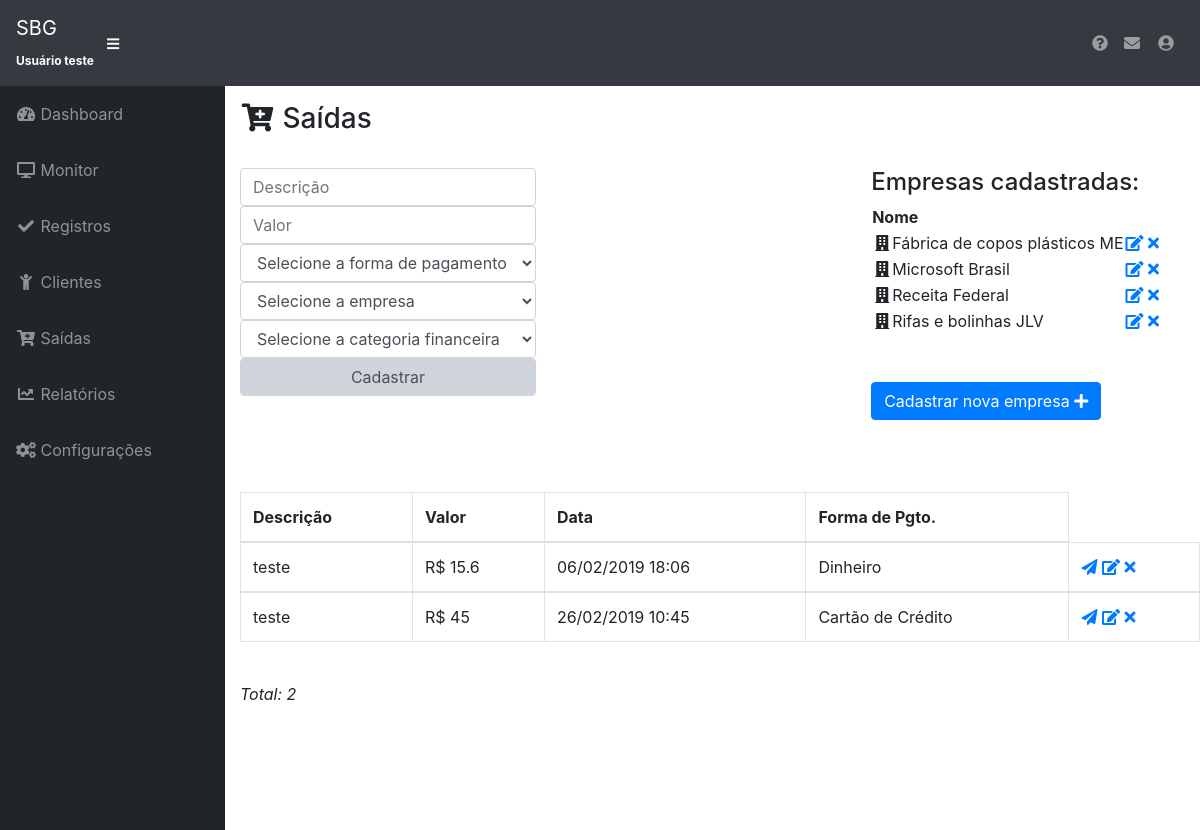
The app's page /view/financas.php (signed in) with its own data.
### tables this page shows
CREATE TABLE `empresas` (
  `id` int(11) NOT NULL,
  `nome` varchar(200) NOT NULL,
  `razao_social` varchar(300) NOT NULL,
  `cnpj` varchar(50) NOT NULL,
  `telefone` varchar(60) NOT NULL,
  `email` varchar(60) NOT NULL,
  `tipo` int(11) NOT NULL,
  `data_cadastro` timestamp NOT NULL DEFAULT CURRENT_TIMESTAMP ON UPDATE CURRENT_TIMESTAMP,
  `empresa_id` int(11) NOT NULL,
  `ativo` int(11) NOT NULL
);

CREATE TABLE `financas` (
  `id` int(11) NOT NULL,
  `descricao` varchar(250) NOT NULL,
  `valor` float NOT NULL,
  `forma_id` int(11) NOT NULL,
  `empresas_id` int(11) NOT NULL,
  `usuario_id` int(11) NOT NULL,
  `data_cadastro` timestamp NOT NULL DEFAULT CURRENT_TIMESTAMP ON UPDATE CURRENT_TIMESTAMP,
  `categoria_id` int(11) NOT NULL
);

CREATE TABLE `formas_pagamento` (
  `id` int(11) NOT NULL,
  `nome` varchar(150) NOT NULL,
  `data_cadastro` timestamp NOT NULL DEFAULT CURRENT_TIMESTAMP ON UPDATE CURRENT_TIMESTAMP,
  `empresa_id` int(11) NOT NULL
);

### model/config.php (called while the page is built, shortened)
<?php
class config
{
	public function lista_empresas($empresa_id, $tipo)
	{
		$conexao = new Conexao();
		$pdo = new PDO('mysql:host='.$conexao->host.':'.$conexao->port.';dbname='.$conexao->dbname.'', ''.$conexao->user.'', ''.$conexao->password.'');
		$data = $pdo->query("SELECT * FROM empresas WHERE ativo=1 AND tipo='".$tipo."' AND empresa_id='".$empresa_id."' ORDER BY nome ASC;")->fetchAll();
		return $data;
	}
	public function verifica_permissao($usuario_id, $codigo)
	{
		$conexao = new Conexao();
		$pdo = new PDO('mysql:host='.$conexao->host.':'.$conexao->port.';dbname='.$conexao->dbname.'', ''.$conexao->user.'', ''.$conexao->password.'');
		$data = $pdo->query("SELECT * FROM usuarios_permissoes WHERE usuario_id='".$usuario_id."' AND codigo='".$codigo."';")->fetchAll();
		foreach ($data as $d){
			$ativo = $d['ativo'];
		}
		return $ativo;
	}
	public function lista_financas($empresa_id)
	{
		$conexao = new Conexao();
		$pdo = new PDO('mysql:host='.$conexao->host.':'.$conexao->port.';dbname='.$conexao->dbname.'', ''.$conexao->user.'', ''.$conexao->password.'');
		$data = $pdo->query("SELECT
			f.id, f.descricao, f.valor, f.data_cadastro, fp.nome as 'nome_forma', ee.nome as 'nome_empresa', u.nome as 'nome_usuario', fc.nome as 'nome_categoria'
			FROM financas f
			JOIN formas_pagamento fp ON (fp.id = f.forma_id)
			JOIN empresas ee ON (ee.id = f.empresas_id)
			JOIN usuarios u ON (u.id = f.usuario_id)
			JOIN financas_categorias fc ON (fc.id = f.categoria_id)
			WHERE u.empresa_id='".$empresa_id."' ORDER BY f.data_cadastro ASC LIMIT 0,5")->fetchAll();
		return $data;
	}
}
?>

### view/financas.php (the view, shortened to what this page needs)
<?php
$nome_usuario = $_SESSION["nome_usuario"];
?>
<!DOCTYPE html>
<html lang="pt-br">
  <head>
    <link href="../vendor/bootstrap/css/bootstrap.min.css" rel="stylesheet">
    <link href="../vendor/fontawesome-free/css/all.min.css" rel="stylesheet" type="text/css">
    <link href="../vendor/datatables/dataTables.bootstrap4.css" rel="stylesheet">
    <link href="../css/sb-admin.css" rel="stylesheet">
  </head>
  <body id="page-top">
    <nav class="navbar navbar-expand navbar-dark bg-dark static-top">
      <a class="navbar-brand mr-1" href="#">SBG<br><span style="font-size: 12px;"><b><?= $nome_usuario ?></b></span></a>
      <button class="btn btn-link btn-sm text-white order-1 order-sm-0" id="sidebarToggle" href="#">
        <i class="fas fa-bars"></i>
      </button>
      <ul class="navbar-nav ml-auto ml-md-0">
        <li class="nav-item dropdown no-arrow">
          <a class="nav-link dropdown-toggle" href="tutoriais.php"><i class="fas fa-question-circle" title="Central de ajuda"></i></a>
        </li>
        <li class="nav-item dropdown no-arrow">
          <a class="nav-link dropdown-toggle" href="chat.php"><i class="fas fa-envelope" title="Chat"></i></a>
        </li>
        <li class="nav-item dropdown no-arrow">
          <a class="nav-link dropdown-toggle" href="#" id="userDropdown" role="button" data-toggle="dropdown" aria-haspopup="true" aria-expanded="false">
            <i class="fas fa-user-circle fa-fw"></i>
          </a>
        </li>
      </ul>
    </nav>
    <div id="wrapper">
      <?php
        include("../model/config.php");
        $config = new Config();
        $permissao1=$config->verifica_permissao($usuario_id, 1);
        $permissao2=$config->verifica_permissao($usuario_id, 2);
        $permissao3=$config->verifica_permissao($usuario_id, 3);
        $permissao4=$config->verifica_permissao($usuario_id, 4);
        $permissao5=$config->verifica_permissao($usuario_id, 5);
        $permissao11=$config->verifica_permissao($usuario_id, 11);
      ?>
     <ul class="sidebar navbar-nav">
        <?php if($permissao2){ ?>
        <li class="nav-item active">
          <a class="nav-link" href="inicial.php">
            <i class="fas fa-fw fa-tachometer-alt"></i>
            <span>Dashboard</span>
          </a>
        </li>
      <?php } ?>
        <?php if($permissao5){ ?>
        <li class="nav-item active">
          <a class="nav-link" href="monitor.php">
            <i class="fas fa-fw fa fa-desktop"></i>
            <span>Monitor</span>
          </a>
        </li>
        <?php } ?>
        <?php if($permissao1){ ?>
        <li class="nav-item">
          <a class="nav-link" href="registros.php">
            <i class="fas fa-fw fa fa-check"></i>
            <span>Registros</span></a>
        </li>
        <?php } ?>
        <?php if($permissao4){ ?>
        <li class="nav-item">
          <a class="nav-link" href="clientes.php">
            <i class="fas fa-fw   fa  fa fa-child"></i>
            <span>Clientes</span></a>
        </li>
        <?php } ?>
        <?php if($permissao11){ ?>
        <li class="nav-item">
          <a class="nav-link" href="financas.php">
            <i class="fas fa-fw fa fa-cart-plus"></i>
            <span>Saídas</span></a>
        </li>
        <?php } ?>
        <?php if($permissao3){ ?>
        <li class="nav-item">
          <a class="nav-link" href="relatorios.php">
            <i class="fas fa-fw fa-chart-line"></i>
            <span>Relatórios</span></a>
        </li>
        <?php } ?>
        <li class="nav-item">
          <a class="nav-link" href="configuracoes.php">
            <i class="fas fa-fw fa fa fa-cogs"></i>
            <span>Configurações</span></a>
        </li>
      </ul>
     <div id="content-wrapper" style="margin-left: 15px">
      <h3><i class="fas fa-fw fa fa-cart-plus"></i> Saídas</h3>
      <br>
        <div style="float: right; margin-right: 40px">
          <h4>Empresas cadastradas:</h4>
              <table width="100%" cellspacing="0">
                <thead>
                    <tr>
                      <th>Nome</th>
                    </tr>
                  </thead>
                <?php
                  $empresa_id = $_SESSION["empresa_id"];
                  $data=$config->lista_empresas($empresa_id, 2);
                  foreach ($data as $row) {
                    echo "<tbody><tr><td><i class='fas fa-fw fa fa fa  fa fa-building'></i>".$row['nome']."</td>";
                    $id = $row['id'] + 15920 - 350;
                    echo "<td>
                      <a href='editar_empresa.php?id=".$id."&tipo=2'><i class='fas fa fa fa-edit' title='Editar'></i></a>
                      <a href='apagar_empresa.php?id=".$id."&tipo=2'><i class='fas fa fa-times' title='Excluir'></i></a>
                    </td></tr></tbody>";
                  }
                ?>
              </table>
            <br><br>
            <a class="btn btn-primary" href="nova_empresa.php?tipo=2" >Cadastrar nova empresa <i class='fas fa fa fa-plus'></i></a>
        </div>
        <div style="float: left;">
          <?php
                  $empresa_id = $_SESSION["empresa_id"];
          ?>
          <form method="POST" action="../controller/nova_financas.php">
            <input class="form-control" type="text" name="descricao" placeholder="Descrição">
            <input class="form-control" type="text" name="valor" onkeyup="alteraPonto($(this))" placeholder="Valor">
            <select class="form-control" name="forma_id" placeholder="Forma de pagamento" >
              <option value='---'>Selecione a forma de pagamento</option>
            </select>
            <select class="form-control" name="empresas_id">
              <option value='---'>Selecione a empresa</option>
            </select>
            <select class="form-control" name="categoria_id">
              <option value='---'>Selecione a categoria financeira</option>
            </select>
            <input type="submit" class="form-control" style="background-color: #ced4da;" value="Cadastrar">
          </form>
        </div>
          <div class="table-responsive">
            <br><br><br>
              <table class="table table-bordered" id="dataTable" width="100%" cellspacing="0">
                <thead>
                    <tr>
                      <th>Descrição</th>
                      <th>Valor</th>
                      <th>Data</th>
                      <th>Forma de Pgto.</th>
                    </tr>
                  </thead>
          <?php
            $data=$config->lista_financas($empresa_id);
            $cont=0;
            foreach ($data as $row) {
              echo "<tbody><tr><td>".$row['descricao']."</td>";
              echo "<td>R$ ".$row['valor']."</td>";
              echo "<td>".date('d/m/Y H:i', strtotime($row['data_cadastro']))."</td>";
              echo "<td>".$row['nome_forma']."</td>";
              $id = $row['id'] + 15920 - 350;
              echo "<td>
                <a href='recibo.php?id=".$id."' target='_blank'><i class='fas fa fa-paper-plane' title='Imprimir Recibo'></i></a>
                <a href='editar_financas.php?id=".$id."'><i class='fas fa fa-edit' title='Editar'></i></a>
                <a href='apagar_financas.php?id=".$id."'><i class='fas fa fa-times' title='Excluir'></i></a>
              </td></tr></tbody>";
              $cont++;
            }
          ?>
                </table>
                <br>
                <i>Total: <?=$cont?></i>
            </div>
      </div>
    </div>
  </body>
</html>

### css/sb-admin.css (style rules this page uses)
html { position: relative; min-height: 100%; }
body { height: 100%; }
#wrapper { display: -webkit-box; display: -ms-flexbox; display: flex; }
#wrapper #content-wrapper { overflow-x: hidden; width: 100%; padding-top: 1rem; padding-bottom: 80px; }
.navbar-nav .nav-item.dropdown .dropdown-toggle::after { width: 1rem; text-align: center; float: right; vertical-align: 0; border: 0; font-weight: 900; content: '\f105'; font-family: 'Font Awesome 5 Free'; }
.navbar-nav .nav-item.dropdown.no-arrow .dropdown-toggle::after { display: none; }
.sidebar { width: 90px !important; background-color: #212529; min-height: calc(100vh - 56px); }
.sidebar .nav-item:last-child { margin-bottom: 1rem; }
.sidebar .nav-item .nav-link { text-align: center; padding: 0.75rem 1rem; width: 90px; }
.sidebar .nav-item .nav-link span { font-size: 0.65rem; display: block; }
.sidebar .nav-item .nav-link { color: rgba(255, 255, 255, 0.5); }
@media (min-width: 768px) { .sidebar { width: 225px !important; } }
@media (min-width: 768px) { .sidebar .nav-item .nav-link { display: block; width: 100%; text-align: left; padding: 1rem; width: 225px; } }
@media (min-width: 768px) { .sidebar .nav-item .nav-link span { font-size: 1rem; display: inline; } }
:root { --input-padding-x: 0.75rem; --input-padding-y: 0.75rem; }

### records on screen
empresas: nome "Fábrica de copos plásticos ME"
empresas: nome "Microsoft Brasil"
empresas: nome "Receita Federal"
empresas: nome "Rifas e bolinhas JLV"
financas: descricao "teste", valor "15.6", data_cadastro "06/02/2019 18:06", formas_pagamento.nome "Dinheiro"
financas: descricao "teste", valor "45", data_cadastro "26/02/2019 10:45", formas_pagamento.nome "Cartão de Crédito"

### other values on screen
$nome_usuario "Usuário teste"
$cont "2"
